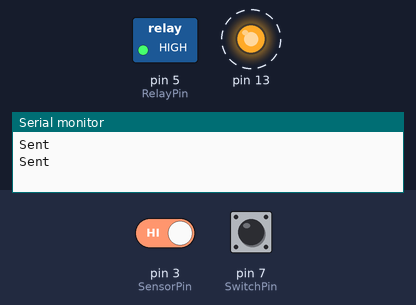
This sketch was run on a simulated Arduino Uno, built with avr-gcc and run on an emulated ATmega328P. Shown: switched loads named in the sketch (green lamp = pin HIGH), output pins drawn as LEDs (lit = HIGH), the last lines printed to the serial monitor. Dashed ring = blinking. The test bench sets the inputs (shaded band); at power-on: pin 7 (SwitchPin) HIGH, pin 3 (SensorPin) HIGH. No radio packets arrive unless stated.

Above: at 1.2 s.
1.3 s: pin 7 (SwitchPin) pulled LOW for 0.15 s
At 1.48 s:
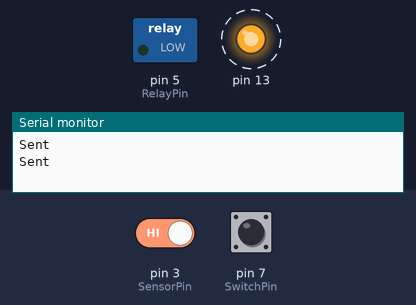
4.3 s: pin 7 (SwitchPin) pulled LOW for 1 s
At 5.9 s:
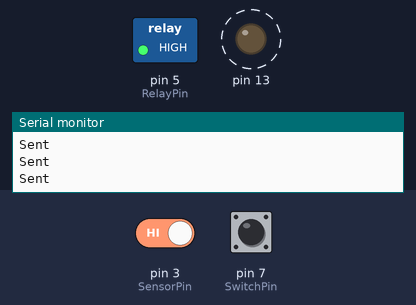
7.3 s: pin 7 (SwitchPin) pulled LOW for 3.2 s
At 7.9 s:
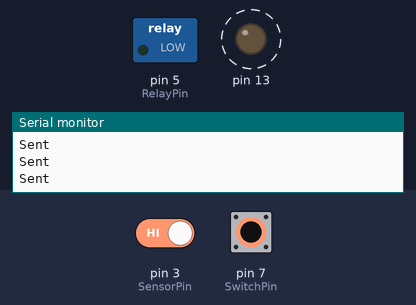
Timing chart, 0 to 18.0 s (numbered marks = the images above; inputs shaded):
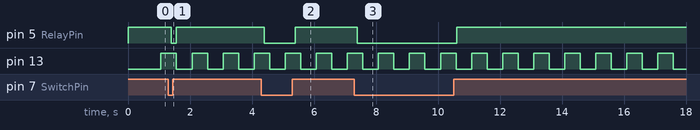

The sketch:

GarageTransmitter.ino
```cpp
//Transmitter

#include <VirtualWire.h>

#define SensorPin 3
#define RelayPin 5
#define SwitchPin 7
#define TXPin 2

#define RelayOn LOW
#define RelayOff HIGH

#define SensorClosed LOW

bool RelayState = false;
bool SensorState;

unsigned long lastDebounceTime = 0;
const int debounceDelay = 100;
int buttonState;
int lastButtonState;
int startButtonState;

unsigned long LastTransmission = 0;
#define TransmissionDelay 500

#define LightDuration 90 //in minutes
unsigned long LatestLightOn = 0;

char *Data;

void setup() {
  Serial.begin(9600);
  pinMode(SensorPin, INPUT_PULLUP);
  pinMode(13, OUTPUT);
  SensorState = digitalRead(SensorPin);
  pinMode(SwitchPin, INPUT_PULLUP);
  startButtonState = digitalRead(SwitchPin);
  lastButtonState = startButtonState;
  pinMode(RelayPin, OUTPUT);
  digitalWrite(RelayPin, HIGH);
  vw_set_ptt_inverted(true);
  vw_set_tx_pin(TXPin);
  vw_setup(4000);
}

void OverflowMillis() {
  while (millis() < 10) {
    lastDebounceTime = 0;
    LastTransmission = 0;
    LatestLightOn = 0;
    delay(1);
  }
}

void InvertRelay() {
  digitalWrite(RelayPin, RelayState ? RelayOff : RelayOn);
  RelayState = !RelayState;
  if (RelayState) {LatestLightOn = millis();}
}

void CheckButton() {
  int reading = digitalRead(SwitchPin);
  if (reading != lastButtonState) {
    lastDebounceTime = millis();
  }
  if ((millis() - lastDebounceTime) > debounceDelay) {
    if (reading != buttonState) {
      buttonState = reading;
      if (buttonState != startButtonState) {
        startButtonState = buttonState;
        InvertRelay();
      }
    }
  }
  lastButtonState = reading;
}

void AutoLight() {
  if (RelayState) {
    if (millis() > LatestLightOn + (LightDuration * 60000)) {
      InvertRelay();
    }
  }
}

void CheckSensor() {
  SensorState = (digitalRead(SensorPin) == SensorClosed) ? true : false;
}

bool l = false;

void Transmit() {
  if (millis() > LastTransmission + TransmissionDelay) {
    LastTransmission = millis();
    if (SensorState && RelayState) {Data = 255;} else
    if (SensorState && !RelayState) {Data = 204;} else
    if (!SensorState && RelayState) {Data = 51;} else
    if (!SensorState && !RelayState) {Data = 0;}
    vw_send((uint8_t *)Data, strlen(Data));
    vw_wait_tx();
    digitalWrite(13, l ? HIGH : LOW);
    l = !l;
    Serial.println("Sent");
  }
}

void loop(){
  OverflowMillis();
  CheckButton();
  AutoLight();
  CheckSensor();
  Transmit();
}
```

Measured:
- after the input at 1.3 s, pin 5 (RelayPin): HIGH → LOW after 0.10 s, → HIGH 0.16 s later
- after the input at 4.3 s, pin 5 (RelayPin): HIGH → LOW after 0.10 s, → HIGH 1.0 s later
- after the input at 7.3 s, pin 5 (RelayPin): HIGH → LOW after 0.10 s, → HIGH 3.2 s later
- by itself, pin 13: alternates HIGH for 0.50 s and LOW for 0.50 s
